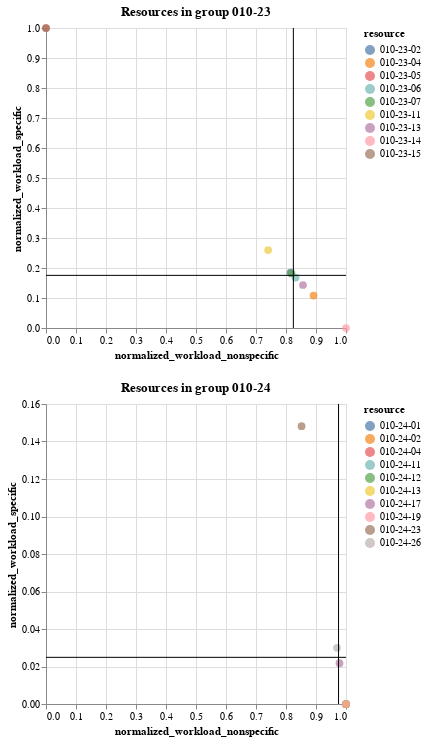

This figure's notebook cell:
### Code cell
charts = []
if len(sel_rgs) > 0:
    for rg in sel_rgs:
        charts.append(
            alt.layer(
                alt.Chart(
                    res_workload[res_workload['resource_group'] == rg],
                    title='Resources in group {}'.format(rg)
                ).mark_circle(size=60).encode(
                    x='normalized_workload_nonspecific:Q',
                    y='normalized_workload_specific:Q',
                    color='resource:N',
                    tooltip=[
                        'resource',
                        'workload_specific',
                        'normalized_workload_specific',
                        'workload_nonspecific',
                        'normalized_workload_nonspecific'
                    ]
                ),
                alt.Chart(
                    rg_workload[rg_workload['resource_group'] == rg]
                ).mark_rule().encode(
                    x='normalized_workload_nonspecific:Q'
                ),
                alt.Chart(
                    rg_workload[rg_workload['resource_group'] == rg]
                ).mark_rule().encode(
                    y='normalized_workload_specific:Q'
                ),
            )
        )
else:
    charts.append(
        alt.layer(
            alt.Chart(
                res_workload,
                title='All resources'
            ).mark_circle(size=60).encode(
                x='normalized_workload_nonspecific:Q',
                y='normalized_workload_specific:Q',
                color='resource:N',
                tooltip=[
                    'resource',
                    'workload_specific',
                    'normalized_workload_specific',
                    'workload_nonspecific',
                    'normalized_workload_nonspecific'
                ]
            ),
            # alt.Chart(
            #     rg_workload[rg_workload['resource_group'] == rg]
            # ).mark_rule().encode(
            #     x='normalized_workload_nonspecific:Q'
            # ),
            # alt.Chart(
            #     rg_workload[rg_workload['resource_group'] == rg]
            # ).mark_rule().encode(
            #     y='normalized_workload_specific:Q'
            # ),
        )
    )

alt.vconcat(*charts).resolve_scale(
    x='independent',
    y='independent',
    color='independent'
)

### Figure 1 — Vega specification as saved in the notebook (floating-point values rounded to 4 significant figures)
{"$schema": "https://vega.github.io/schema/vega/v5.json", "data": [{"name": "source_0", "values": [{"normalized_workload_nonspecific": 0.815, "normalized_workload_specific": 0.185, "resource": "010-23-02", "workload_nonspecific": 141, "workload_specific": 32}, {"normalized_workload_nonspecific": 0.8919, "normalized_workload_specific": 0.1081, "resource": "010-23-04", "workload_nonspecific": 33, "workload_specific": 4}, {"normalized_workload_nonspecific": 0.0, "normalized_workload_specific": 1.0, "resource": "010-23-05", "workload_nonspecific": 0, "workload_specific": 2}, {"normalized_workload_nonspecific": 0.8319, "normalized_workload_specific": 0.1681, "resource": "010-23-06", "workload_nonspecific": 99, "workload_specific": 20}, {"normalized_workload_nonspecific": 0.8182, "normalized_workload_specific": 0.1818, "resource": "010-23-07", "workload_nonspecific": 108, "workload_specific": 24}, {"normalized_workload_nonspecific": 0.7404, "normalized_workload_specific": 0.2596, "resource": "010-23-11", "workload_nonspecific": 77, "workload_specific": 27}, {"normalized_workload_nonspecific": 0.8567, "normalized_workload_specific": 0.1433, "resource": "010-23-13", "workload_nonspecific": 257, "workload_specific": 43}, {"normalized_workload_nonspecific": 1.0, "normalized_workload_specific": 0.0, "resource": "010-23-14", "workload_nonspecific": 4, "workload_specific": 0}, {"normalized_workload_nonspecific": 0.0, "normalized_workload_specific": 1.0, "resource": "010-23-15", "workload_nonspecific": 0, "workload_specific": 1}]}, {"name": "source_1", "values": [{"normalized_workload_nonspecific": 0.8245}]}, {"name": "source_2", "values": [{"normalized_workload_specific": 0.1755}]}, {"name": "source_3", "values": [{"normalized_workload_nonspecific": 1.0, "normalized_workload_specific": 0.0, "resource": "010-24-01", "workload_nonspecific": 27, "workload_specific": 0}, {"normalized_workload_nonspecific": 1.0, "normalized_workload_specific": 0.0, "resource": "010-24-02", "workload_nonspecific": 27, "workload_specific": 0}, {"normalized_workload_nonspecific": 1.0, "normalized_workload_specific": 0.0, "resource": "010-24-04", "workload_nonspecific": 4, "workload_specific": 0}, {"normalized_workload_nonspecific": 1.0, "normalized_workload_specific": 0.0, "resource": "010-24-11", "workload_nonspecific": 35, "workload_specific": 0}, {"normalized_workload_nonspecific": 1.0, "normalized_workload_specific": 0.0, "resource": "010-24-12", "workload_nonspecific": 5, "workload_specific": 0}, {"normalized_workload_nonspecific": 1.0, "normalized_workload_specific": 0.0, "resource": "010-24-13", "workload_nonspecific": 40, "workload_specific": 0}, {"normalized_workload_nonspecific": 0.9783, "normalized_workload_specific": 0.02174, "resource": "010-24-17", "workload_nonspecific": 90, "workload_specific": 2}, {"normalized_workload_nonspecific": 1.0, "normalized_workload_specific": 0.0, "resource": "010-24-19", "workload_nonspecific": 18, "workload_specific": 0}, {"normalized_workload_nonspecific": 0.8519, "normalized_workload_specific": 0.1481, "resource": "010-24-23", "workload_nonspecific": 23, "workload_specific": 4}, {"normalized_workload_nonspecific": 0.9701, "normalized_workload_specific": 0.02994, "resource": "010-24-26", "workload_nonspecific": 162, "workload_specific": 5}]}, {"name": "source_4", "values": [{"normalized_workload_nonspecific": 0.9751}]}, {"name": "source_5", "values": [{"normalized_workload_specific": 0.02489}]}, {"name": "source_0_concat_0_color_domain_resource", "values": [{"resource": "010-23-02"}, {"resource": "010-23-04"}, {"resource": "010-23-05"}, {"resource": "010-23-06"}, {"resource": "010-23-07"}, {"resource": "010-23-11"}, {"resource": "010-23-13"}, {"resource": "010-23-14"}, {"resource": "010-23-15"}]}, {"name": "source_3_concat_1_color_domain_resource", "values": [{"resource": "010-24-01"}, {"resource": "010-24-02"}, {"resource": "010-24-04"}, {"resource": "010-24-11"}, {"resource": "010-24-12"}, {"resource": "010-24-13"}, {"resource": "010-24-17"}, {"resource": "010-24-19"}, {"resource": "010-24-23"}, {"resource": "010-24-26"}]}], "signals": [{"name": "childHeight", "value": 300}], "marks": [{"type": "group", "name": "concat_0_group", "encode": {"update": {"width": {"signal": "width"}, "height": {"signal": "childHeight"}}}, "marks": [{"type": "symbol", "name": "concat_0_layer_0_marks", "from": {"data": "source_0"}, "encode": {"update": {"shape": {"value": "circle"}, "tooltip": {"signal": "{\"resource\": isValid(datum[\"resource\"]) ? datum[\"resource\"] : \"\"+datum[\"resource\"], \"workload_specific\": format(datum[\"workload_specific\"], \"\"), \"normalized_workload_specific\": format(datum[\"normalized_workload_specific\"], \"\"), \"workload_nonspecific\": format(datum[\"workload_nonspecific\"], \"\"), \"normalized_workload_nonspecific\": format(datum[\"normalized_workload_nonspecific\"], \"\")}"}, "ariaRoleDescription": {"value": "circle"}, "size": {"value": 60}, "description": {"signal": "\"normalized_workload_nonspecific: \" + (format(datum[\"normalized_workload_nonspecific\"], \"\")) + \"; normalized_workload_specific: \" + (format(datum[\"normalized_workload_specific\"], \"\")) + \"; resource: \" + (isValid(datum[\"resource\"]) ? datum[\"resource\"] : \"\"+datum[\"resource\"]) + \"; workload_specific: \" + (format(datum[\"workload_specific\"], \"\")) + \"; workload_nonspecific: \" + (format(datum[\"workload_nonspecific\"], \"\"))"}, "y": {"field": "normalized_workload_specific", "scale": "concat_0_y"}, "fill": {"field": "resource", "scale": "concat_0_color"}, "x": {"field": "normalized_workload_nonspecific", "scale": "concat_0_x"}, "opacity": {"value": 0.7}}}, "style": ["circle"]}, {"type": "rule", "name": "concat_0_layer_1_marks", "from": {"data": "source_1"}, "encode": {"update": {"y2": {"field": {"signal": null, "datum": null, "group": "height", "parent": null}}, "description": {"signal": "\"normalized_workload_nonspecific: \" + (format(datum[\"normalized_workload_nonspecific\"], \"\"))"}, "stroke": {"value": "black"}, "y": {"value": 0}, "x": {"field": "normalized_workload_nonspecific", "scale": "concat_0_x"}}}, "style": ["rule"]}, {"type": "rule", "name": "concat_0_layer_2_marks", "from": {"data": "source_2"}, "encode": {"update": {"x": {"field": {"signal": null, "datum": null, "group": "width", "parent": null}}, "x2": {"value": 0}, "y": {"field": "normalized_workload_specific", "scale": "concat_0_y"}, "stroke": {"value": "black"}, "description": {"signal": "\"normalized_workload_specific: \" + (format(datum[\"normalized_workload_specific\"], \"\"))"}}}, "style": ["rule"]}], "axes": [{"scale": "concat_0_x", "aria": false, "labels": false, "ticks": false, "grid": true, "tickCount": {"signal": "ceil(width/40)"}, "gridScale": "concat_0_y", "zindex": 0, "domain": false, "minExtent": 0, "maxExtent": 0, "orient": "bottom"}, {"scale": "concat_0_y", "grid": true, "minExtent": 0, "ticks": false, "tickCount": {"signal": "ceil(childHeight/40)"}, "labels": false, "aria": false, "domain": false, "maxExtent": 0, "orient": "left", "zindex": 0, "gridScale": "concat_0_x"}, {"scale": "concat_0_x", "labelOverlap": true, "labelFlush": true, "zindex": 0, "orient": "bottom", "tickCount": {"signal": "ceil(width/40)"}, "grid": false, "title": "normalized_workload_nonspecific"}, {"scale": "concat_0_y", "tickCount": {"signal": "ceil(childHeight/40)"}, "zindex": 0, "grid": false, "labelOverlap": true, "title": "normalized_workload_specific", "orient": "left"}], "title": {"text": "Resources in group 010-23", "frame": "group"}, "legends": [{"fill": "concat_0_color", "symbolType": "circle", "title": "resource", "encode": {"symbols": {"update": {"opacity": {"value": 0.7}}}}}], "style": "cell"}, {"type": "group", "name": "concat_1_group", "encode": {"update": {"height": {"signal": "childHeight"}, "width": {"signal": "width"}}}, "marks": [{"type": "symbol", "name": "concat_1_layer_0_marks", "from": {"data": "source_3"}, "encode": {"update": {"size": {"value": 60}, "x": {"field": "normalized_workload_nonspecific", "scale": "concat_1_x"}, "shape": {"value": "circle"}, "fill": {"field": "resource", "scale": "concat_1_color"}, "y": {"field": "normalized_workload_specific", "scale": "concat_1_y"}, "ariaRoleDescription": {"value": "circle"}, "description": {"signal": "\"normalized_workload_nonspecific: \" + (format(datum[\"normalized_workload_nonspecific\"], \"\")) + \"; normalized_workload_specific: \" + (format(datum[\"normalized_workload_specific\"], \"\")) + \"; resource: \" + (isValid(datum[\"resource\"]) ? datum[\"resource\"] : \"\"+datum[\"resource\"]) + \"; workload_specific: \" + (format(datum[\"workload_specific\"], \"\")) + \"; workload_nonspecific: \" + (format(datum[\"workload_nonspecific\"], \"\"))"}, "tooltip": {"signal": "{\"resource\": isValid(datum[\"resource\"]) ? datum[\"resource\"] : \"\"+datum[\"resource\"], \"workload_specific\": format(datum[\"workload_specific\"], \"\"), \"normalized_workload_specific\": format(datum[\"normalized_workload_specific\"], \"\"), \"workload_nonspecific\": format(datum[\"workload_nonspecific\"], \"\"), \"normalized_workload_nonspecific\": format(datum[\"normalized_workload_nonspecific\"], \"\")}"}, "opacity": {"value": 0.7}}}, "style": ["circle"]}, {"type": "rule", "name": "concat_1_layer_1_marks", "from": {"data": "source_4"}, "encode": {"update": {"y": {"value": 0}, "x": {"field": "normalized_workload_nonspecific", "scale": "concat_1_x"}, "y2": {"field": {"signal": null, "datum": null, "group": "height", "parent": null}}, "description": {"signal": "\"normalized_workload_nonspecific: \" + (format(datum[\"normalized_workload_nonspecific\"], \"\"))"}, "stroke": {"value": "black"}}}, "style": ["rule"]}, {"type": "rule", "name": "concat_1_layer_2_marks", "from": {"data": "source_5"}, "encode": {"update": {"stroke": {"value": "black"}, "x2": {"value": 0}, "y": {"field": "normalized_workload_specific", "scale": "concat_1_y"}, "x": {"field": {"signal": null, "datum": null, "group": "width", "parent": null}}, "description": {"signal": "\"normalized_workload_specific: \" + (format(datum[\"normalized_workload_specific\"], \"\"))"}}}, "style": ["rule"]}], "axes": [{"scale": "concat_1_x", "minExtent": 0, "orient": "bottom", "zindex": 0, "gridScale": "concat_1_y", "domain": false, "maxExtent": 0, "aria": false, "ticks": false, "grid": true, "labels": false, "tickCount": {"signal": "ceil(width/40)"}}, {"scale": "concat_1_y", "zindex": 0, "grid": true, "aria": false, "tickCount": {"signal": "ceil(childHeight/40)"}, "domain": false, "labels": false, "maxExtent": 0, "ticks": false, "minExtent": 0, "orient": "left", "gridScale": "concat_1_x"}, {"scale": "concat_1_x", "tickCount": {"signal": "ceil(width/40)"}, "title": "normalized_workload_nonspecific", "labelOverlap": true, "zindex": 0, "orient": "bottom", "labelFlush": true, "grid": false}, {"scale": "concat_1_y", "labelOverlap": true, "tickCount": {"signal": "ceil(childHeight/40)"}, "zindex": 0, "orient": "left", "title": "normalized_workload_specific", "grid": false}], "title": {"text": "Resources in group 010-24", "frame": "group"}, "style": "cell", "legends": [{"fill": "concat_1_color", "symbolType": "circle", "title": "resource", "encode": {"symbols": {"update": {"opacity": {"value": 0.7}}}}}]}], "scales": [{"name": "concat_0_x", "type": "linear", "domain": {"fields": [{"data": "source_0", "field": "normalized_workload_nonspecific"}, {"data": "source_1", "field": "normalized_workload_nonspecific"}]}, "range": [0, {"signal": "width"}], "zero": true, "nice": true}, {"name": "concat_0_y", "type": "linear", "domain": {"fields": [{"data": "source_0", "field": "normalized_workload_specific"}, {"data": "source_2", "field": "normalized_workload_specific"}]}, "range": [{"signal": "childHeight"}, 0], "zero": true, "nice": true}, {"name": "concat_0_color", "type": "ordinal", "domain": {"data": "source_0_concat_0_color_domain_resource", "field": "resource", "sort": true}, "range": "category"}, {"name": "concat_1_x", "type": "linear", "domain": {"fields": [{"data": "source_3", "field": "normalized_workload_nonspecific"}, {"data": "source_4", "field": "normalized_workload_nonspecific"}]}, "range": [0, {"signal": "width"}], "zero": true, "nice": true}, {"name": "concat_1_y", "type": "linear", "domain": {"fields": [{"data": "source_3", "field": "normalized_workload_specific"}, {"data": "source_5", "field": "normalized_workload_specific"}]}, "range": [{"signal": "childHeight"}, 0], "zero": true, "nice": true}, {"name": "concat_1_color", "type": "ordinal", "domain": {"data": "source_3_concat_1_color_domain_resource", "field": "resource", "sort": true}, "range": "category"}], "layout": {"padding": 20, "columns": 1, "bounds": "full", "align": "each"}, "padding": 5, "width": 300, "background": "white"}
